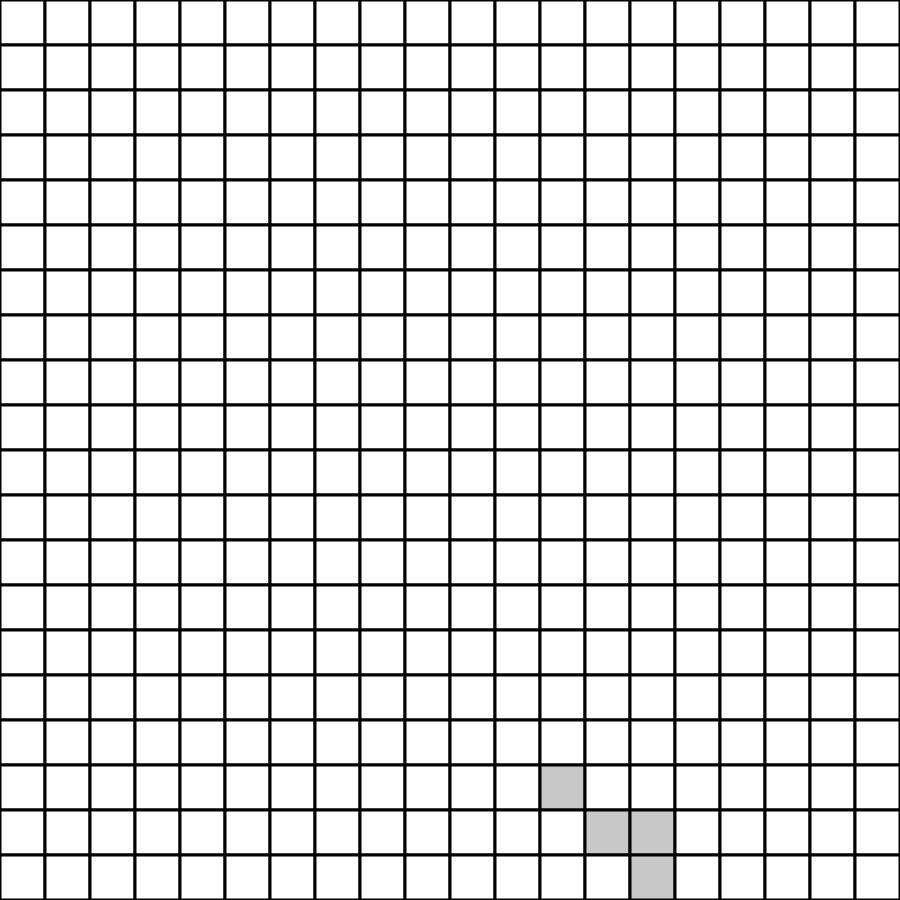
Frame 1 (no input)
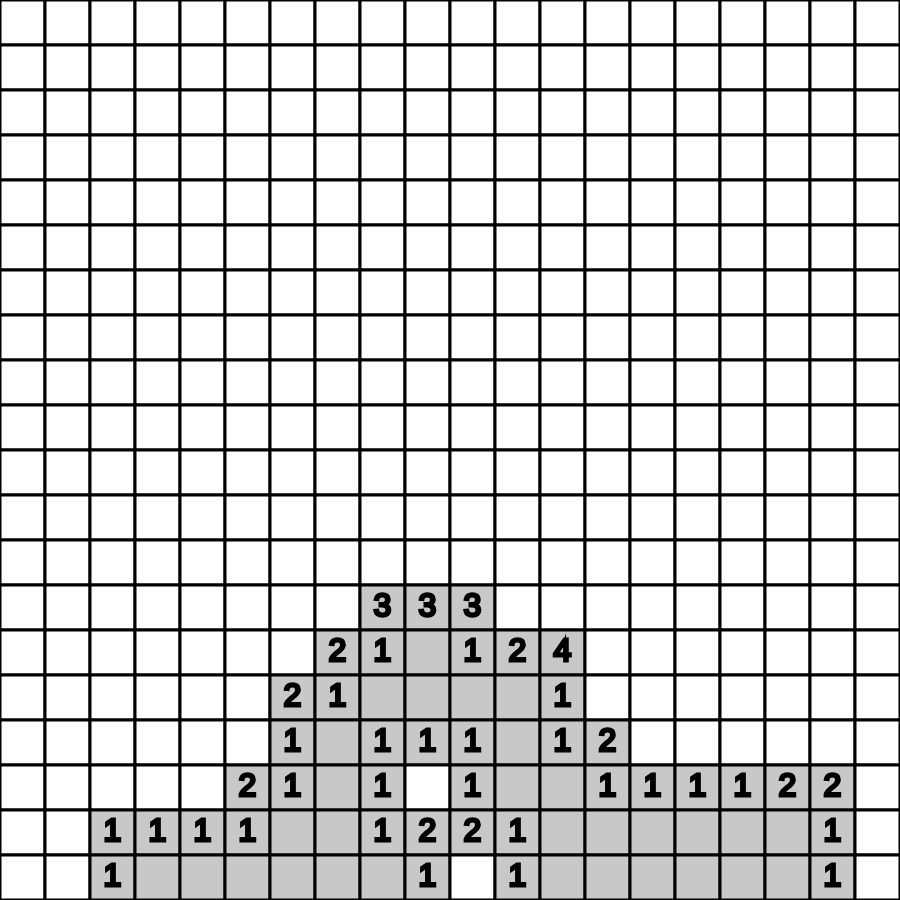
Frame 60 (no input)
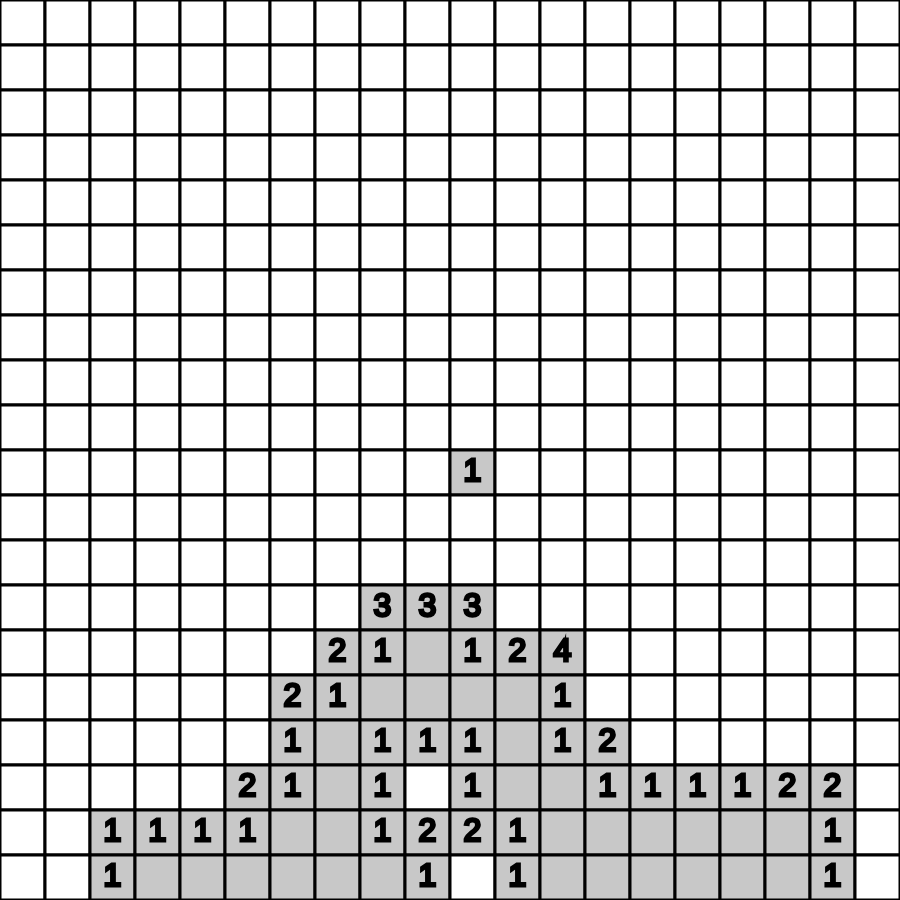
Frame 120 (the mouse pressed at the canvas centre since frame 60)

The p5.js sketch that drew these frames (run headless with seeded random() and noise() and a simulated clock; from frame 60 on, the mouse is pressed at the canvas centre):

// p5.js sketch
// ── sketch.js
const ROWS = 20;
const COLS = ROWS;
let LENGTH;
const board = new Array(ROWS);
let MINE_COUNT = 60;
let gameOver = false;
let infoDiv;
let flagMode = false;
let flag;
let gameStatus;
let mineIndex = new Set();
let flagIndex = new Set();
let slider;
const sleep = (ms) => new Promise((resolve) => setTimeout(resolve, ms));

function setup() {
  createCanvas(
    min(window.innerHeight * 0.9, 900),
    min(window.innerHeight * 0.9, 900)
  );
  LENGTH = min(window.innerHeight * 0.9, 900) / ROWS;
  for (let i = 0; i < ROWS; i++) {
    let column = new Array(COLS);
    for (let j = 0; j < COLS; j++) {
      column[j] = new Grid(i, j);
    }
    board[i] = column;
  }
  for (let index = 0; index < MINE_COUNT; index++) {
    let i = floor(random(0, ROWS));
    let j = floor(random(0, COLS));
    while (board[i][j].isMine) {
      i = floor(random(0, ROWS));
      j = floor(random(0, COLS));
    }
    mineIndex.add(i.toString() + "-" + j.toString());
    board[i][j].isMine = true;
  }
  for (let i = 0; i < ROWS; i++) {
    for (let j = 0; j < COLS; j++) {
      board[i][j].countNeighbours();
    }
  }
  let i = floor(random(0, ROWS));
  let j = floor(random(0, COLS));
  while (board[i][j].isMine || board[i][j].neighbourCount !== 0) {
    i = floor(random(0, ROWS));
    j = floor(random(0, COLS));
  }
  board[i][j].reveal();
  flag = createButton("Flag");
  aiBtn = createButton("AI");
  flag.mouseClicked(toggleFlag);
  aiBtn.mouseClicked(aiMove);
  gameStatus = createDiv();
}

const aiMove = () => {
  console.log("ai move");
};

const restart = () => {
  for (let i = 0; i < ROWS; i++) {
    let column = new Array(COLS);
    for (let j = 0; j < COLS; j++) {
      column[j] = new Grid(i, j);
    }
    board[i] = column;
  }
  mineIndex.clear();
  for (let index = 0; index < MINE_COUNT; index++) {
    let i = floor(random(0, ROWS));
    let j = floor(random(0, COLS));
    while (board[i][j].isMine) {
      i = floor(random(0, ROWS));
      j = floor(random(0, COLS));
    }
    mineIndex.add(i.toString() + "-" + j.toString());
    board[i][j].isMine = true;
  }
  for (let i = 0; i < ROWS; i++) {
    for (let j = 0; j < COLS; j++) {
      board[i][j].countNeighbours();
    }
  }
  let i = floor(random(0, ROWS));
  let j = floor(random(0, COLS));
  while (board[i][j].isMine || board[i][j].neighbourCount !== 0) {
    i = floor(random(0, ROWS));
    j = floor(random(0, COLS));
  }
  board[i][j].reveal();
};

function toggleFlag() {
  flagMode = !flagMode;
  flag.elt.classList.toggle("flagged");
}

const checkIsGameOver = () => {
  flagIndex.clear();
  for (let i = 0; i < ROWS; i++) {
    for (let j = 0; j < COLS; j++) {
      if (board[i][j].flagged) {
        flagIndex.add(i.toString() + "-" + j.toString());
      }
    }
  }
  if (flagIndex.size === MINE_COUNT) {
    let intersect = new Set([...mineIndex].filter((i) => flagIndex.has(i)));
    if (intersect.size === MINE_COUNT) {
      gameOverScreen("You Win!");
      return;
    }
  }
};

function keyPressed() {
  if (keyCode === 70) {
    toggleFlag();
  }
}

function gameOverScreen(stat) {
  gameStatus.elt.setAttribute("id", "gameStatus");
  gameStatus.elt.classList.remove("hide");
  gameStatus.elt.innerText = stat;
  let gameOverButton = document.createElement("button");
  gameOverButton.setAttribute("id", "gameOverButton");
  gameOverButton.innerText = "Restart";
  gameStatus.elt.appendChild(gameOverButton);
  gameOverButton.onclick = (e) => {
    gameOver = false;
    gameStatus.elt.classList.add("hide");
    restart();
  };
  gameOver = true;
}

function mousePressed() {
  if (gameOver) return;
  let i = floor(map(mouseY, 0, height, 0, ROWS));
  let j = floor(map(mouseX, 0, width, 0, COLS));
  if (i < 0 || i >= ROWS || j < 0 || j >= COLS) return;
  if (board[i][j].isRevealed) return;
  if (flagMode) {
    board[i][j].flag();
  } else {
    let response = true;
    if (board[i][j].flagged) {
      response = confirm(
        "You flagged this tile, are you sure you want to reveal it?"
      );
    }
    if (!response) return;
    board[i][j].flagged = false;
    board[i][j].reveal();
  }
  checkIsGameOver();
}

function draw() {
  background(255);
  for (let i = 0; i < ROWS; i++) {
    for (let j = 0; j < COLS; j++) {
      board[i][j].show();
    }
  }
}

// ── AI.js
const arrContains = (arr, elt) => {
  for (let i of arr) {
    if (JSON.stringify(i) === JSON.stringify(elt)) {
      return true;
    }
  }
  return false;
};

const arrRemove = (arr, elt) => {
  for (let i = 0; i < arr.length; i++) {
    if (JSON.stringify(arr[i]) === JSON.stringify(elt)) {
      arr.splice(i, 1);
    }
  }
};

const arrAdd = (arr, elt) => {
  for (let i = 0; i < arr.length; i++) {
    if (JSON.stringify(arr[i]) === JSON.stringify(elt)) {
      return;
    }
  }
  arr.unshift(elt);
};

class Sentence {
  constructor(cells, count) {
    this.cells = cells;
    this.count = count;
  }

  known_mines() {
    if (this.cells.length === this.count) return this.cells;
    return [];
  }
  known_safes() {
    if (this.count === 0) return this.cells;
    return [];
  }
  mark_mine(cell) {
    if (arrContains(this.cells, cell)) {
      arrRemove(this.cells, cell);
      this.count--;
    }
  }
  mark_safe(cell) {
    if (arrContains(this.cells, cell)) {
      arrRemove(this.cells, cell);
    }
  }
}

class AI {
  constructor(height = 20, width = 20) {
    this.height = height;
    this.width = width;
    this.moves_made = new Array();
    this.mines = new Array();
    this.safes = new Array();
    this.knowledge = new Array();
  }

  mark_mine(cell) {
    arrAdd(this.mines, cell);
    for (let sentence of this.knowledge) {
      sentence.mark_mine(cell);
    }
  }
  mark_safe(cell) {
    arrAdd(this.safes, cell);
    for (let sentence of this.knowledge) {
      sentence.mark_safe(cell);
    }
  }
  isValidMove(cell) {
    let [y, x] = cell;
    return y >= 0 && y < this.height && x >= 0 && x < this.width;
  }

  addKnowledge(cell, count) {
    this.mark_safe(cell);
    arrAdd(this.moves_made, cell);

    let [y, x] = cell;
    let cells = new Array();
    for (let i = -1; i <= 1; i++) {
      for (let j = -1; j <= 1; j++) {
        let [y1, x1] = [y + i, x + j];
        if (
          this.isValidMove([y1, x1]) &&
          arrContains(this.moves_made, [y1, x1])
        ) {
          cells.push([y1, x1]);
        }
      }
    }
    let sentence = new Sentence(cells, count);
    arrAdd(this.knowledge, sentence);

    for (let sentence of this.knowledge) {
      for (let mine of sentence.known_mines()) {
        arrAdd(this.mines, mine);
      }
      for (let safes of sentence.known_safes()) {
        arrAdd(this.safes, safes);
      }
    }
    for (let sentence of this.knowledge) {
      for (let another of this.knowledge) {
        if (deepCompare(sentence, another)) continue;
      }
    }
  }
}

//write a function to check if an array is a subset of another array
function isSubset(arr1, arr2) {
  for (let i of arr1) {
    if (!arrContains(arr2, i)) {
      return false;
    }
  }
  return true;
}

function deepCompare(obj1, obj2) {
  if (obj1 === obj2) return true;
  if (typeof obj1 !== "object" || typeof obj2 !== "object") return false;
  if (obj1 === null || obj2 === null) return false;
  if (Object.keys(obj1).length !== Object.keys(obj2).length) return false;
  for (var p in obj1) {
    if (!obj2.hasOwnProperty(p)) return false;
    if (obj2[p] === obj1[p]) continue;
    if (typeof obj2[p] !== "object") return false;
    if (!deepCompare(obj1[p], obj2[p])) return false;
  }
  return true;
}

// ── grid.js
class Grid {
  constructor(i, j) {
    this.i = i;
    this.j = j;
    this.isRevealed = false;
    this.isMine = false;
    this.neighbourCount = 0;
    this.flagged = false;
  }

  show() {
    if (this.gameOver) return;
    strokeWeight(3);
    stroke(0);
    if (this.isRevealed) {
      fill(200);
      rect(this.j * LENGTH, this.i * LENGTH, LENGTH, LENGTH);
      if (this.isMine) {
        ellipseMode(CENTER);
        fill(221, 17, 85);
        ellipse(
          this.j * LENGTH + LENGTH / 2 + 1,
          this.i * LENGTH + LENGTH / 2 + 1,
          (LENGTH * 3) / 5
        );
      } else if (this.neighbourCount !== 0) {
        textAlign(CENTER, CENTER);
        textSize(LENGTH - 13);
        fill(0);
        text(
          this.neighbourCount.toString(),
          this.j * LENGTH,
          this.i * LENGTH,
          LENGTH,
          LENGTH
        );
      }
    } else if (this.flagged) {
      fill(255);
      rect(this.j * LENGTH, this.i * LENGTH, LENGTH, LENGTH);
      fill(0, 204, 153);
      triangle(
        this.j * LENGTH + LENGTH / 4,
        this.i * LENGTH + LENGTH / 4,
        this.j * LENGTH + LENGTH / 4,
        this.i * LENGTH + LENGTH - LENGTH / 4,
        this.j * LENGTH + LENGTH - LENGTH / 4,
        this.i * LENGTH + LENGTH / 2
      );
    } else {
      fill(255);
      rect(this.j * LENGTH, this.i * LENGTH, LENGTH, LENGTH);
    }
  }
  async reveal() {
    if (gameOver) return;
    if (this.isRevealed) return;
    this.isRevealed = true;
    if (this.isMine) {
      gameOverScreen("You Lose :(");
      return;
    }
    if (this.neighbourCount === 0) {
      for (let dy = -1; dy < 2; dy++) {
        for (let dx = -1; dx < 2; dx++) {
          let i = this.i + dy;
          let j = this.j + dx;
          if (i < 0 || i >= ROWS || j < 0 || j >= COLS || board[i][j].flagged)
            continue;
          await sleep(3);
          board[i][j].reveal();
        }
      }
    }
  }

  countNeighbours() {
    if (this.isMine) return;
    for (let dy = -1; dy < 2; dy++) {
      for (let dx = -1; dx < 2; dx++) {
        let i = this.i + dy;
        let j = this.j + dx;
        if (i < 0 || i >= ROWS || j < 0 || j >= COLS) continue;
        if (board[i][j].isMine) this.neighbourCount++;
      }
    }
  }

  flag() {
    this.flagged = true;
  }
}

// ── style.css
*,
*::before,
*::after {
    padding: 0;
    margin: 0;
    box-sizing: border-box;
}

body {
    font-family: 'Poppins', sans-serif;
    display: flex;
    justify-content: center;
    align-items: center;
    min-height: 100vh;
    /* flex-direction: column; */
}

button {
    padding: 5px 10px;
    border: 3px solid black;
    font-family: inherit;
    font-weight: 600;
    color: black;
    font-size: 1.5rem;
    margin-left: 10px;
}

.flagged {
    background-color: #00cc99;
    color: white;
}

.sliderVal {
    font-weight: 600;
    font-size: 1.2rem;
}

.infoDiv {
    display: flex;
    margin-left: 20px;
    flex-direction: column;
    align-items: center;
    justify-content: center;
}

#gameStatus {
    position: absolute;
    min-height: 100vh;
    top: 0;
    bottom: 0;
    left: 0;
    right: 0;
    text-align: center;
    z-index: 100;
    background-color: rgba(0, 0, 0, 0.808);
    color: white;
    display: flex;
    justify-content: center;
    align-items: center;
    font-weight: 600;
    font-size: 3rem;
    flex-direction: column;
}

#gameStatus.hide {
    display: none;
}

#gameOverButton {
    margin: 0;
}

@media (max-width:700px) {
    body {
        flex-direction: column;
    }
}
